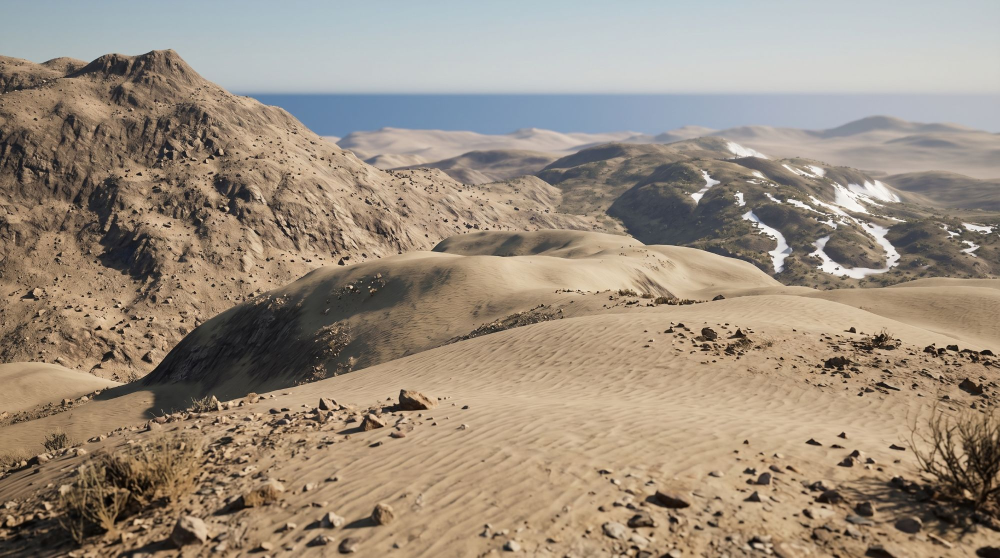
#> input picture docs/images/cible-desert.jpg, 2000 x 1116 px (shown at 1/2 size)
$ python -i realisme.py   (imports and definitions only)
#> lines starting #> are read from the running program, lines starting #| are printed output that depends on the picture
#> further down, picture is the input picture: PIL image 2000x1116 RGB; mean R, G, B 155.2, 141.4, 125.6
# Realism measure: how close the engine's ground looks to a real material scan, at the same scale. The engine
# is captured straight down from a height where one pixel covers what one texel of the scan covers; both are
# reduced to their local structure (luminance, less its local mean, over its local spread), so that lighting
# and colour count less than the shapes. Two scores, lower is better:
# - patches: the sliced Wasserstein distance between their 7 x 7 patches, at three scales, as a multiple of
#   the distance between two areas of the scan itself (1: as close as the scan to itself);
# - spectrum: the mean gap between their power spectra, in dB, for wavelengths of 3 cm to 1 m, within
#   what the view holds.
# Follows the AI proof of concept of branch poc-ia-textures (docs/spec-textures-generees.md).
#
# python tools/realisme.py <exe> <scan.png|jpg> <scan width in m> <site> <out.png>
# Sites as in banc_visuel.py. Scans stay out of the repository, for instance CC0 ones from Poly Haven.
import os, sys
import numpy as np
from PIL import Image
sys.path.insert(0, os.path.dirname(os.path.abspath(__file__)))
import banc_visuel

FOV_Y, HEIGHT_PX = np.radians(60.0), 720


def blur(a, sigma=8.0):
    """Separable Gaussian blur, edges repeated."""
    r = int(3 * sigma)
    k = np.exp(-0.5 * (np.arange(-r, r + 1) / sigma) ** 2)
    k /= k.sum()
    a = np.pad(a, r, mode="edge")
    a = np.apply_along_axis(lambda v: np.convolve(v, k, mode="valid"), 0, a)
    return np.apply_along_axis(lambda v: np.convolve(v, k, mode="valid"), 1, a)


def structure(img):
    """Luminance less its local mean, over its local spread (Gaussian, 8 pixels)."""
    lum = np.asarray(img.convert("L"), np.float32)
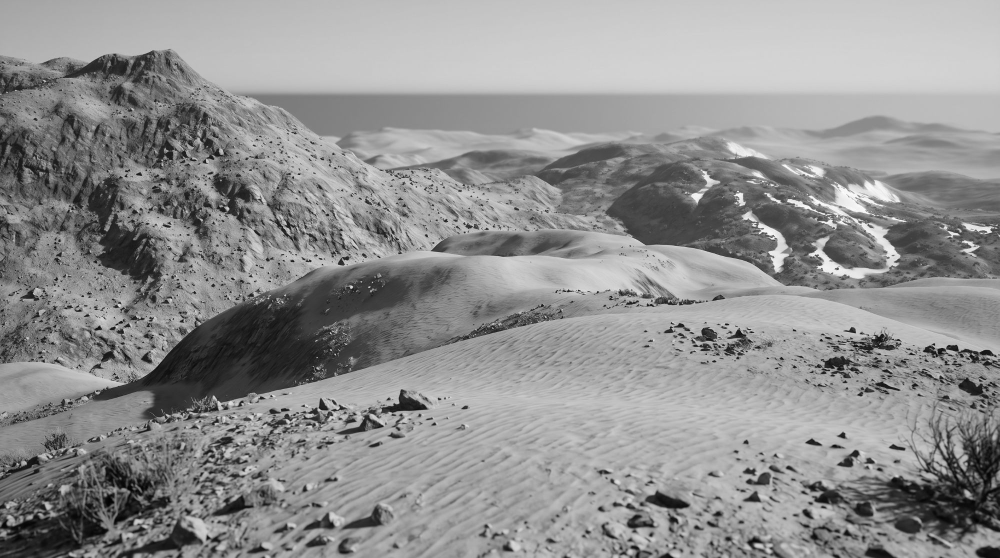
#> lum: shape (1116, 2000) float32 (shown at 1/2 size); min 0, max 255, mean 143.7
    mean = blur(lum)
#> in blur, `return np.apply_along_axis(lambda v: np.convolve(v, k, mode="valid"), ..`:
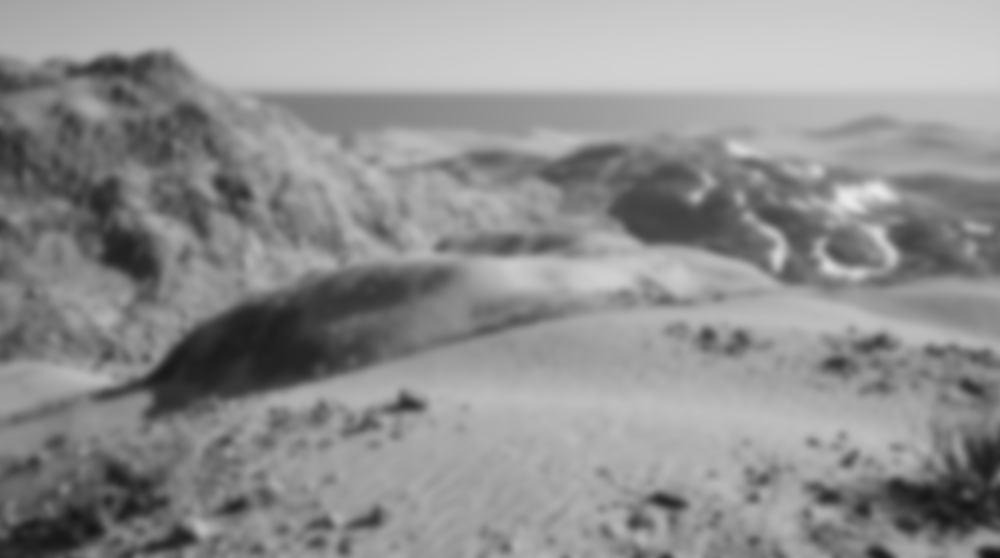
#> returned value: shape (1116, 2000) float64 (shown at 1/2 size); min 16.49, max 233.8, mean 143.7
    spread = np.sqrt(np.maximum(blur((lum - mean) ** 2), 1.0))
#> call 2 of blur, with sigma = 8
#> in blur (call 2), `a = np.pad(a, r, mode="edge")`:
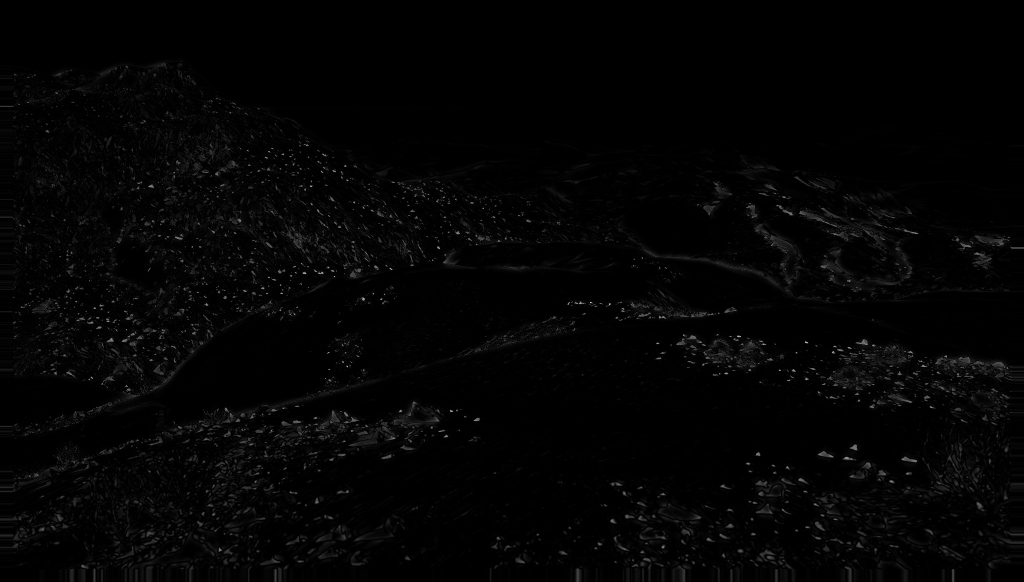
#> a: shape (1164, 2048) float64 (shown at 1/2 size); min 3.31e-12, max 29033.4, mean 464; drawn with min black and max white
#> in blur (call 2), `a = np.apply_along_axis(lambda v: np.convolve(v, k, mode="valid"), 0, a)`:
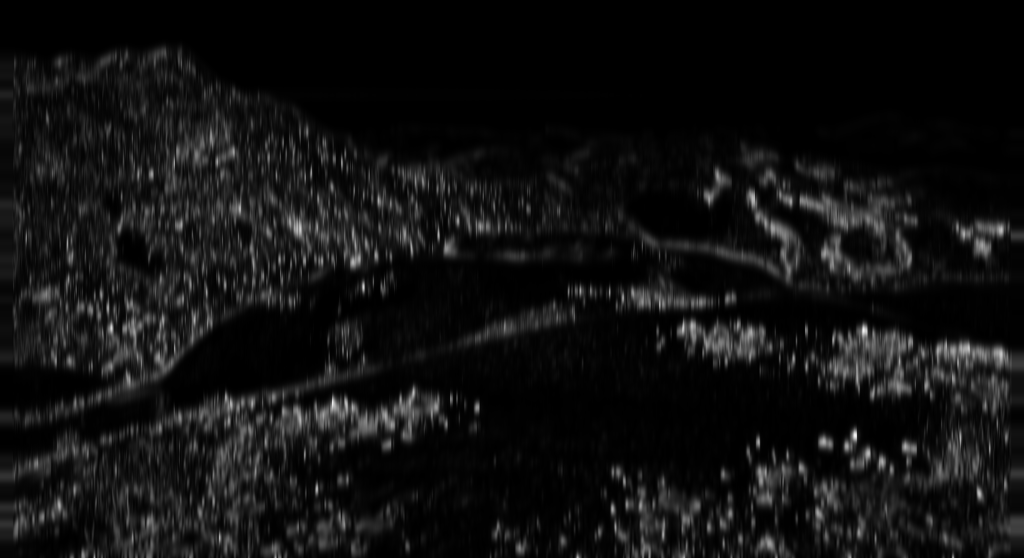
#> a: shape (1116, 2048) float64 (shown at 1/2 size); min 0.00214, max 6931.1, mean 472.3; drawn with min black and max white
#> in blur (call 2), `return np.apply_along_axis(lambda v: np.convolve(v, k, mode="valid"), ..`:
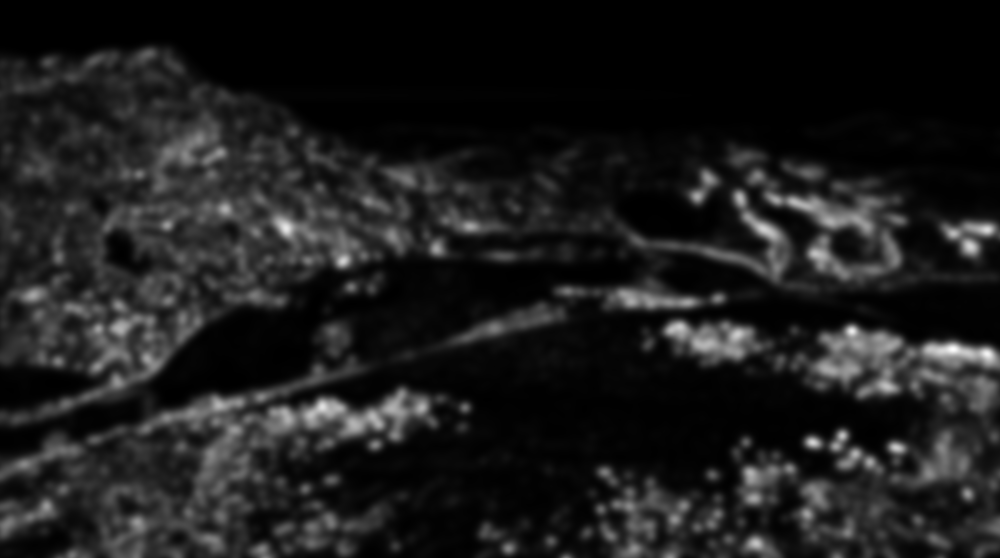
#> returned value: shape (1116, 2000) float64 (shown at 1/2 size); min 0.0142, max 4236, mean 475; drawn with min black and max white
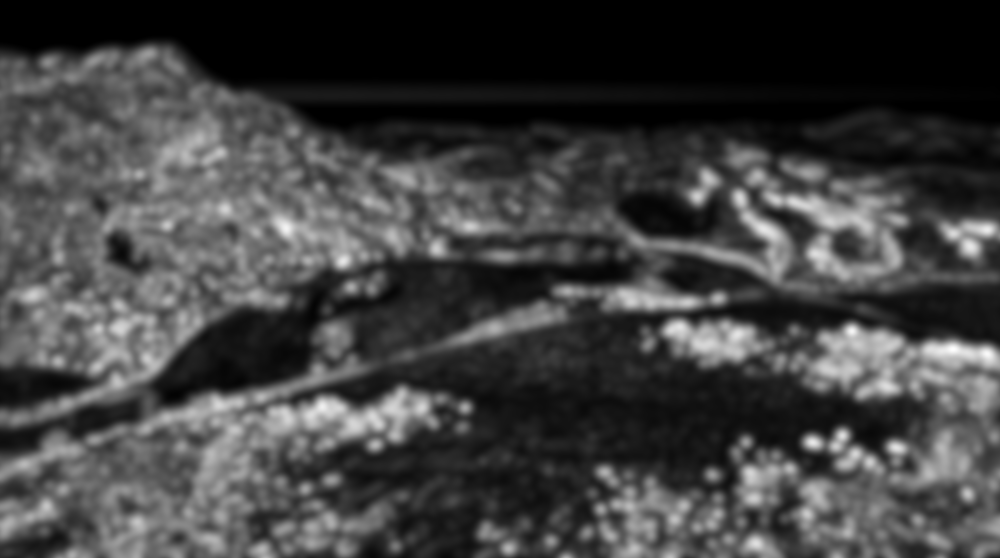
#> spread: shape (1116, 2000) float64 (shown at 1/2 size); min 1, max 65.08, mean 17.4; drawn with min black and max white
    return (lum - mean) / spread
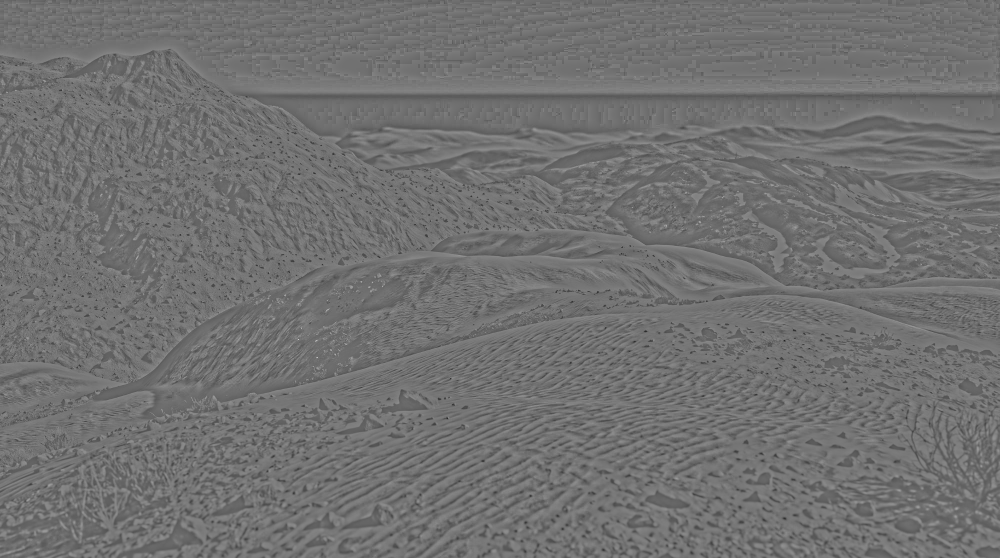
#> returned value: shape (1116, 2000) float64 (shown at 1/2 size); min -8.41, max 10.56, mean 0.0191; drawn with min black and max white


def patches(a, count, rng):
    ys = rng.integers(0, a.shape[0] - 7, count)
    xs = rng.integers(0, a.shape[1] - 7, count)
    return np.stack([a[y:y + 7, x:x + 7].ravel() for y, x in zip(ys, xs)])


def sliced_wasserstein(a, b, rng, projections=64, count=20000):
    pa, pb = patches(a, count, rng), patches(b, count, rng)
    directions = rng.normal(size=(pa.shape[1], projections))
    directions /= np.linalg.norm(directions, axis=0)
    return float(np.mean(np.abs(np.sort(pa @ directions, axis=0) - np.sort(pb @ directions, axis=0))))


def half(a):
    """Half the resolution, by 2 x 2 averages."""
    a = a[:a.shape[0] // 2 * 2, :a.shape[1] // 2 * 2]
    return 0.25 * (a[0::2, 0::2] + a[1::2, 0::2] + a[0::2, 1::2] + a[1::2, 1::2])


def multiscale(a, b, rng):
    total = 0.0
    for k in range(3):
        total += sliced_wasserstein(a, b, rng)
        a, b = half(a), half(b)
    return total / 3.0


def spectrum(a, metres_per_px):
    a = a * np.outer(np.hanning(a.shape[0]), np.hanning(a.shape[1]))
    power = np.abs(np.fft.fftshift(np.fft.fft2(a))) ** 2
    fy, fx = np.indices(a.shape)
    radius = np.hypot(fy - a.shape[0] / 2, fx - a.shape[1] / 2) / a.shape[0]  # cycles per pixel
    # From 3 cm, or 3 pixels, to 1 m, or half the view: the bands the view holds.
    wavelengths = np.geomspace(max(0.03, 3.0 * metres_per_px), min(1.0, 0.5 * a.shape[0] * metres_per_px), 10)
    bands = [power[(radius > metres_per_px / (w * 1.15)) & (radius <= metres_per_px / (w / 1.15))].mean()
             for w in wavelengths]
    bands = np.log10(np.array(bands) / np.sum(bands)) * 10.0
    return bands


# [38 lines not run here, left out]

>>> from PIL import Image
>>> picture = Image.open('../docs/images/cible-desert.jpg')
>>> result = structure(picture)

$ run again, on docs/images/cible-badlands.jpg
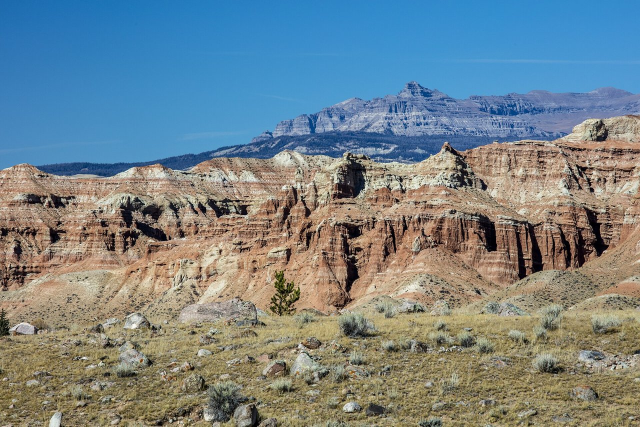
#> input picture docs/images/cible-badlands.jpg, 1280 x 853 px (shown at 1/2 size)
#> picture is the input picture: PIL image 1280x853 RGB; mean R, G, B 118.4, 132.6, 137.1
#> in structure, `spread = np.sqrt(np.maximum(blur((lum - mean) ** 2), 1.0))`:
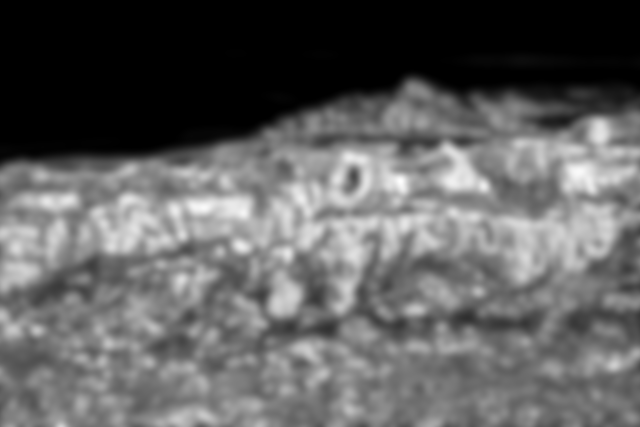
#> spread: shape (853, 1280) float64 (shown at 1/2 size); min 1, max 66.72, mean 25.8; drawn with min black and max white
#> in structure, `return (lum - mean) / spread`:
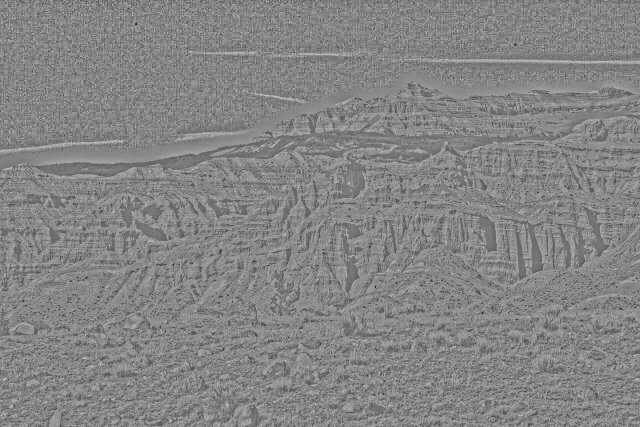
#> returned value: shape (853, 1280) float64 (shown at 1/2 size); min -6.03, max 5.55, mean 0.00771; drawn with min black and max white

$ run again, on docs/images/cible-basalte.jpg
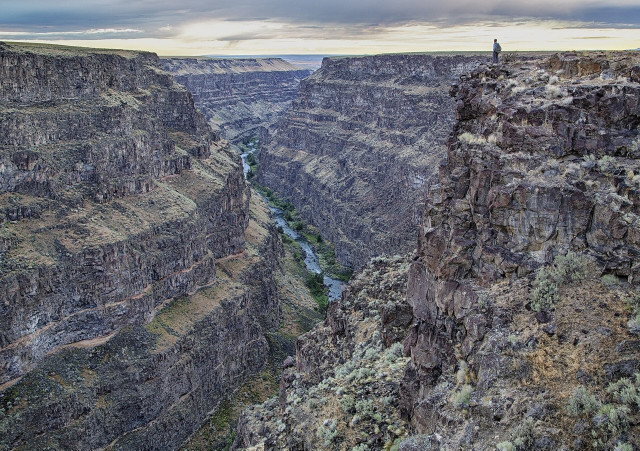
#> input picture docs/images/cible-basalte.jpg, 1280 x 901 px (shown at 1/2 size)
#> picture is the input picture: PIL image 1280x901 RGB; mean R, G, B 103.1, 104.1, 109.9
#> in structure, `spread = np.sqrt(np.maximum(blur((lum - mean) ** 2), 1.0))`:
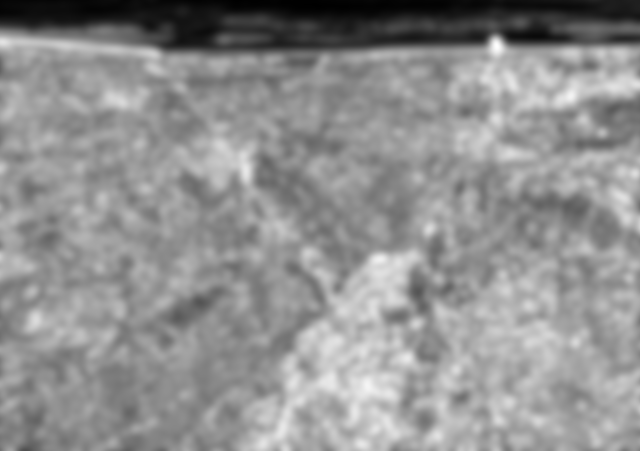
#> spread: shape (901, 1280) float64 (shown at 1/2 size); min 1.19, max 54.89, mean 31.6; drawn with min black and max white
#> in structure, `return (lum - mean) / spread`:
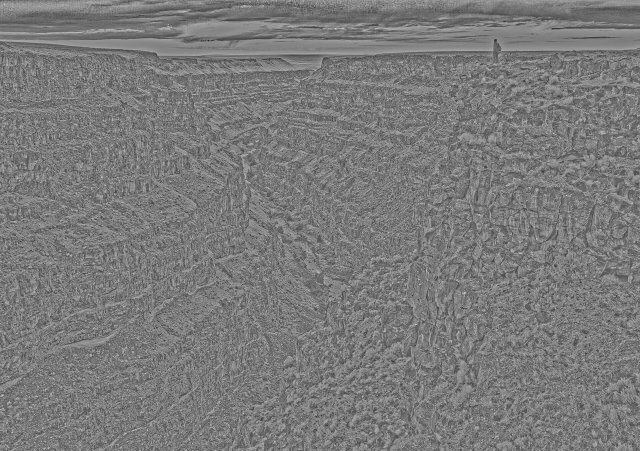
#> returned value: shape (901, 1280) float64 (shown at 1/2 size); min -5.13, max 5.52, mean -0.00334; drawn with min black and max white
